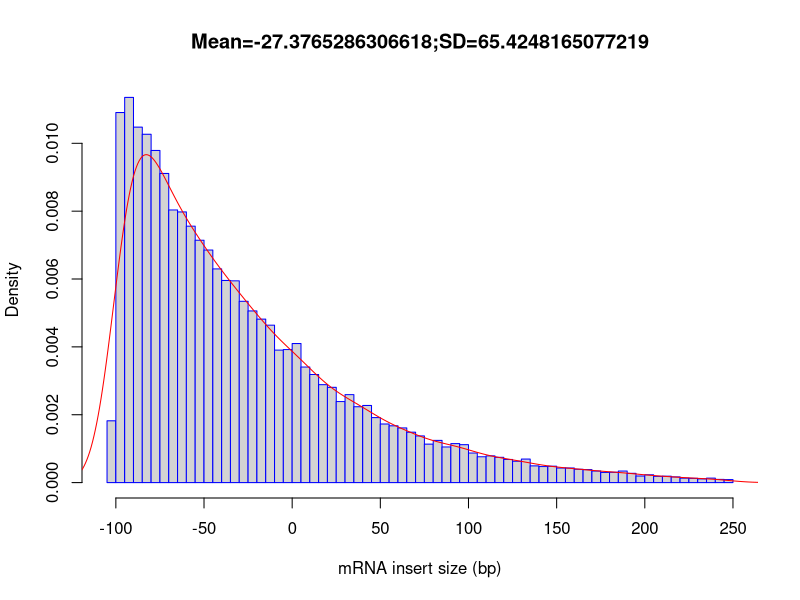

Generate this figure with R:
out_file = 'WT_REP2'
pdf('WT_REP2.inner_distance_plot.pdf')
fragsize=rep(c(-247.5,-242.5,-237.5,-232.5,-227.5,-222.5,-217.5,-212.5,-207.5,-202.5,-197.5,-192.5,-187.5,-182.5,-177.5,-172.5,-167.5,-162.5,-157.5,-152.5,-147.5,-142.5,-137.5,-132.5,-127.5,-122.5,-117.5,-112.5,-107.5,-102.5,-97.5,-92.5,-87.5,-82.5,-77.5,-72.5,-67.5,-62.5,-57.5,-52.5,-47.5,-42.5,-37.5,-32.5,-27.5,-22.5,-17.5,-12.5,-7.5,-2.5,2.5,7.5,12.5,17.5,22.5,27.5,32.5,37.5,42.5,47.5,52.5,57.5,62.5,67.5,72.5,77.5,82.5,87.5,92.5,97.5,102.5,107.5,112.5,117.5,122.5,127.5,132.5,137.5,142.5,147.5,152.5,157.5,162.5,167.5,172.5,177.5,182.5,187.5,192.5,197.5,202.5,207.5,212.5,217.5,222.5,227.5,232.5,237.5,242.5,247.5),times=c(0,0,0,0,0,0,0,0,0,0,0,0,0,0,0,0,0,0,0,0,0,0,0,0,0,0,0,0,0,347,2078,2163,1996,1956,1865,1736,1531,1520,1440,1361,1306,1200,1135,1133,1018,964,918,884,744,747,781,649,607,550,535,455,494,426,433,365,329,319,307,283,262,216,237,200,219,213,166,145,150,142,130,120,132,94,90,92,82,82,75,73,65,57,58,65,52,37,44,35,36,32,25,24,21,25,18,17))
frag_sd = sd(fragsize)
frag_mean = mean(fragsize)
frag_median = median(fragsize)
write(x=c("Name","Mean","Median","sd"), sep="	", file=stdout(),ncolumns=4)
write(c(out_file,frag_mean,frag_median,frag_sd),sep="	", file=stdout(),ncolumns=4)
hist(fragsize,probability=T,breaks=100,xlab="mRNA insert size (bp)",main=paste(c("Mean=",frag_mean,";","SD=",frag_sd),collapse=""),border="blue")
lines(density(fragsize,bw=10),col='red')
dev.off()
